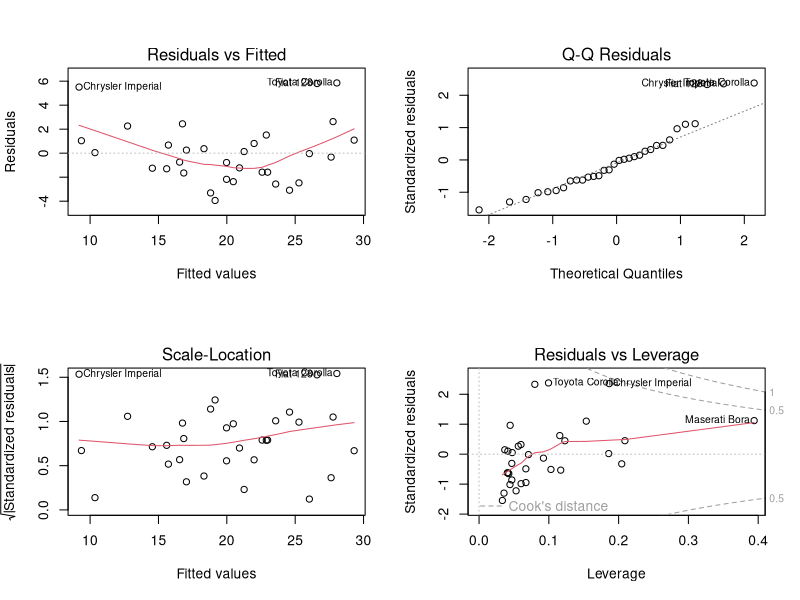
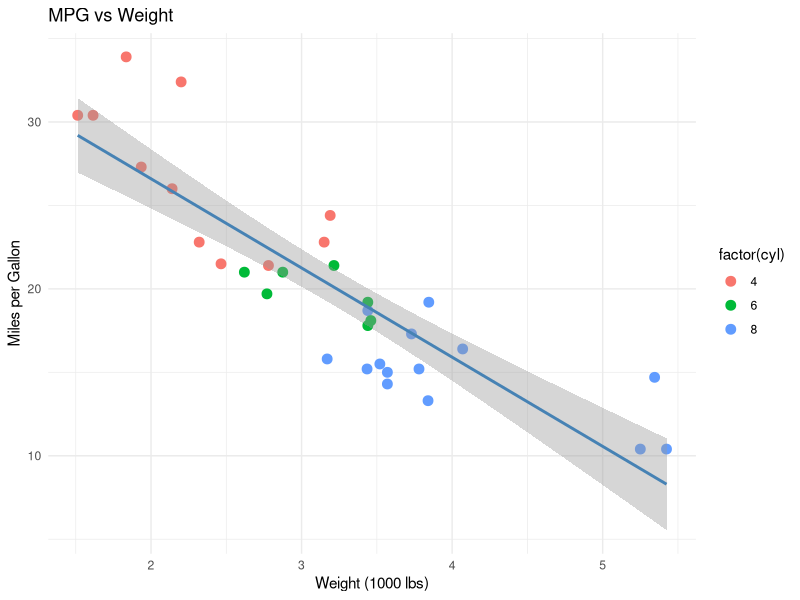

Recreate these plots in R, in order.
# Linear regression analysis on the mtcars dataset

library(ggplot2)

data(mtcars)

# Fit model: mpg predicted by weight and horsepower
model <- lm(mpg ~ wt + hp, data = mtcars)
summary(model)

# Diagnostic plots
par(mfrow = c(2, 2))
plot(model)

# Prediction for a new car
new_car <- data.frame(wt = 3.0, hp = 150)
predicted_mpg <- predict(model, newdata = new_car, interval = "confidence")
cat("Predicted MPG:", round(predicted_mpg[1], 2), "\n")

# Scatter plot with regression line
ggplot(mtcars, aes(x = wt, y = mpg)) +
  geom_point(aes(color = factor(cyl)), size = 3) +
  geom_smooth(method = "lm", se = TRUE, color = "steelblue") +
  labs(title = "MPG vs Weight", x = "Weight (1000 lbs)", y = "Miles per Gallon") +
  theme_minimal()
